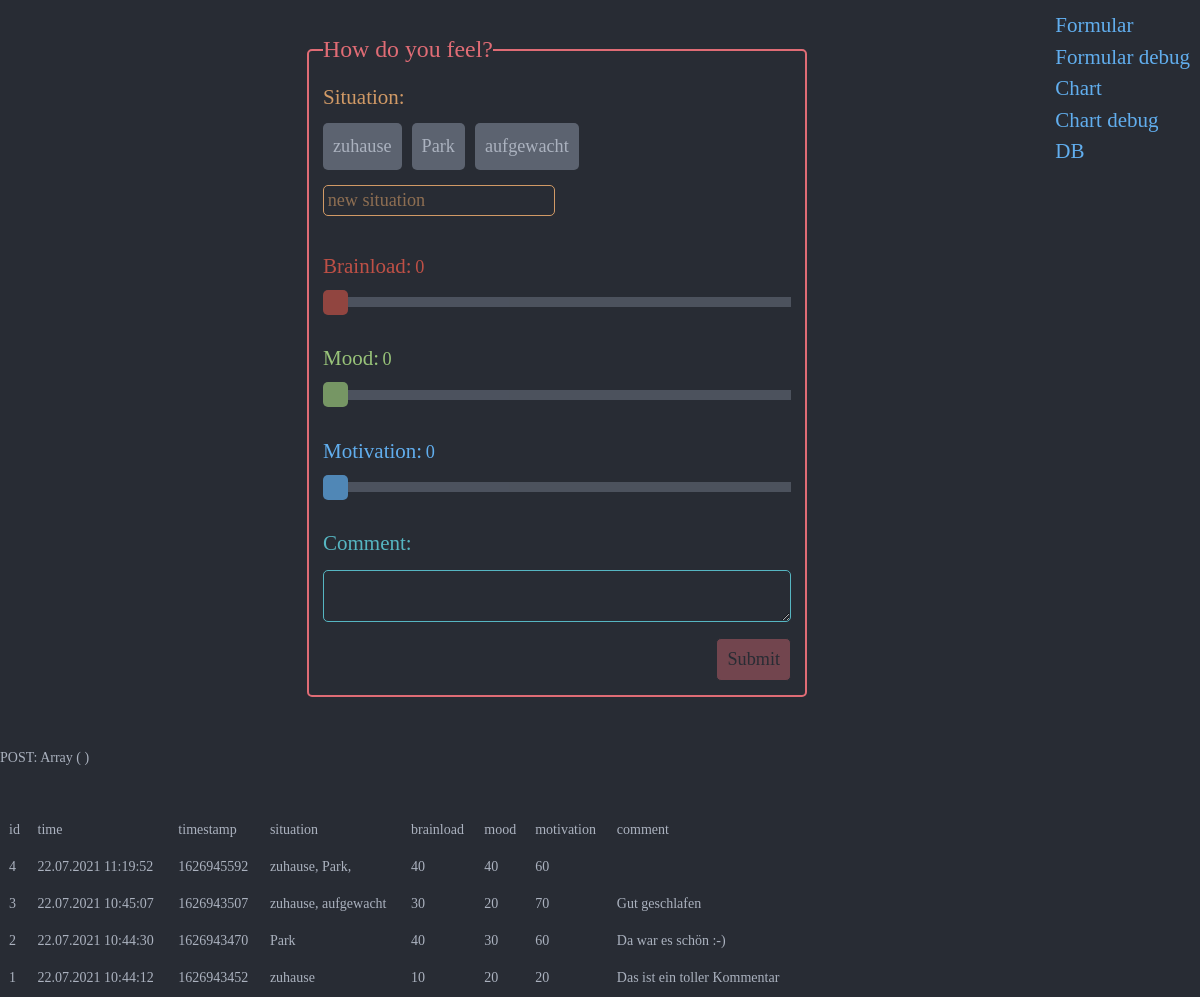
The page /error.php on the database as committed earlier.
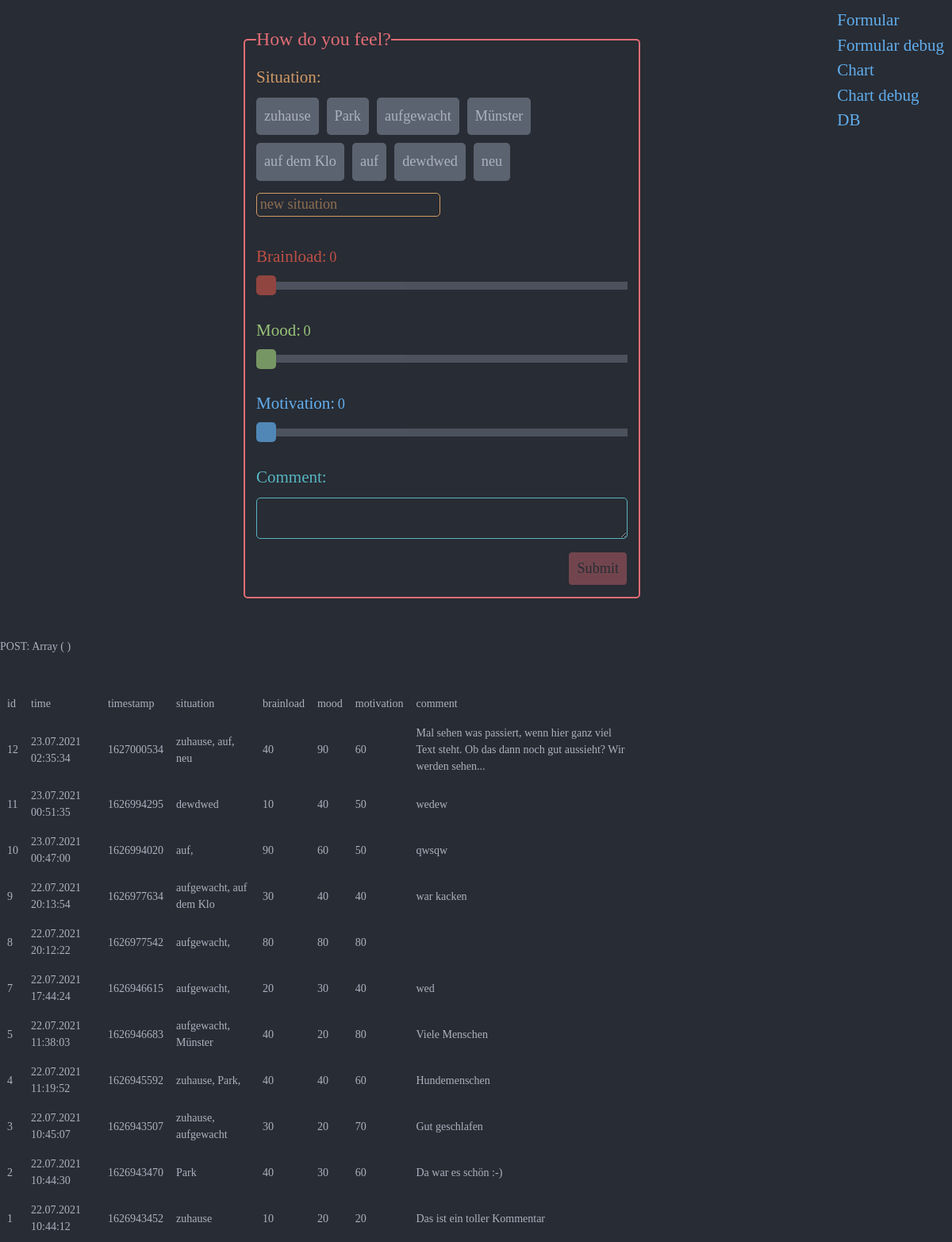
The same page on the database as committed later.
### tables this page shows
CREATE TABLE "user_1" (
  "id" INTEGER PRIMARY KEY AUTOINCREMENT NOT NULL,
  "time" DATETIME,
  "timestamp" INTEGER,
  "situation" VARCHAR,
  "brainload" INTEGER,
  "mood" INTEGER,
  "motivation" INTEGER,
  "comment" VARCHAR
);

### index.php (the view, shortened to what this page needs)
<!DOCTYPE html>
<html lang="de">
<head>
    <link rel="stylesheet" href="style.css">
</head>
<body>
    <?php
$db = new SQLite3('timestamp.sqlite', SQLITE3_OPEN_CREATE | SQLITE3_OPEN_READWRITE);
$db->query('CREATE TABLE IF NOT EXISTS "user_1" (
  "id" INTEGER PRIMARY KEY AUTOINCREMENT NOT NULL,
  "time" DATETIME,
  "timestamp" INTEGER,
  "situation" VARCHAR,
  "brainload" INTEGER,
  "mood" INTEGER,
  "motivation" INTEGER,
  "comment" VARCHAR
)');
$results= $db->query("select * from user_1");
$data= array();
while ($res= $results->fetchArray(1)){
  array_push($data, $res);
}
$situations = array();
foreach ($data as $key => $value) {
  foreach ($value as $k => $v) {
    if ($k == 'situation'){
      $situation = (explode(",",$v));
      foreach ($situation as $nr => $sit) {
        array_push($situations, trim($sit));
      }
    }
  }
}
$situations = array_filter(array_unique($situations));
if ($error){
  echo <<< HTML
  <div id=links>
    <a href="index.php">Formular</a>
    <a href="error">Formular debug</a>
    <a href="chart.php">Chart</a>
    <a href="error?e=chart">Chart debug</a>
    <a href="assets/admin.php">DB</a>
  </div>
  HTML;
}else{
  echo <<< HTML
  <div id=links>
    <a href="chart.php"><img src="assets/ChartIcon.png" alt="ChartIcon"></a>
  </div>
  HTML;
}
?>
    <div id="content">
        <form action="" method="POST" name=form autocomplete=off>
            <fieldset>
                <legend>How do you feel?</legend>
                <label class="itemLabel situation" for=situation>Situation: </label>
                <div id=SituationCheckboxes>
                    <?php
            foreach ($situations as $key => $value) {
              $id = random_int(1000,9999);
              echo "<label class=text_checkbox for=$id>$value</label>";
            }
            echo "<input type=text class=newSituation name=situations[] placeholder='new situation'>";
          ?>
                </div>
                <label class="itemLabel brainload" for=brainloadSlider>Brainload: </label>
                <div id=brainloadSliderOutput></div>
                <input type="range" min="0" max="100" value="0" step="10" class="slider brainload" id=brainloadSlider name=brainload>
                <label class="itemLabel mood" for=moodSlider>Mood: </label>
                <div id=moodSliderOutput></div>
                <input type="range" min="0" max="100" value="0" step="10" class="slider mood" id=moodSlider name=mood>
                <label class="itemLabel motivation" for=motivationSlider>Motivation: </label>
                <div id=motivationSliderOutput></div>
                <input type="range" min="0" max="100" value="0" step="10" class="slider motivation" id=motivationSlider name=motivation>
                <label class="itemLabel comment" for=comment>Comment: </label>
                <textarea name="comment" id="comment"></textarea>
                <input type="submit" id=submitButton class=button value="Submit" name="submit" disabled>
            </fieldset>
        </form>
    </div>
</body>
</html>
<?php
if (1 == $error){
  echo "<br><br><br>POST: ";
  print_r($_POST);
}
$db = new SQLite3('timestamp.sqlite', SQLITE3_OPEN_CREATE | SQLITE3_OPEN_READWRITE);
$results= $db->query("select * from user_1");
$data= array();
while ($res= $results->fetchArray(1)){
array_push($data, $res);
}
if (1 == $error){
  $data = array_reverse($data);
  echo "<table class=allData>";
  echo "<tr>";
  echo "<td>id</td>";
  echo "<td>time</td>";
  echo "<td>timestamp</td>";
  echo "<td>situation</td>";
  echo "<td>brainload</td>";
  echo "<td>mood</td>";
  echo "<td>motivation</td>";
  echo "<td>comment</td>";
  echo "</tr>";
  foreach ($data as $key => $value) {
    echo "<tr>";
    foreach ($value as $k => $v) {
      echo "<td>".$v."</td>";
    }
    echo "</tr>";
  }
  echo "</table>";
}

### error.php (shortened to what this page needs)
<?php
$error = 1;
if (isset($_GET['e']) && $_GET['e'] == "chart"){
    include 'chart.php';
}else{
    include 'index.php';
}

### style.css (style rules this page uses)
:root { --dark: #282c34; --lightgrey: #abb2bf; --grey: #818896; --darkgrey: #5c6370; --bluegreen: #56b6c2; --blue: #61aeee; --pink: #c678dd; --salomon: #e06c75; --green: #98c379; --red: #be5046; --orange: #d19a66; --yellow: #e6c07b }
body, html { height: 100vh; margin: 5px 0 0 }
body { height: 100vh; background: var(--dark); color: var(--lightgrey); font-family: LibreBaskerville_Regular,Garamond,serif; font-size: 14px; font-style: normal; line-height: 1.5 }
#links { position: absolute; top: 10px; right: 10px; font-size: 1.5em; text-decoration: none; display: grid; }
#links a { color:#61aeee; }
#content { position: relative; top: 20px; margin: auto; max-width: 600px }
::placeholder { color: var(--orange); opacity: .6 }
.button { font-family: LibreBaskerville_Regular,Garamond,serif; float:right; font-size:1.3em; border: 1px solid var(--dark); border-radius: 5px; padding: 10px 10px 10px 10px; margin-top: 10px; background: var(--salomon); color: var(--dark); text-align: center; cursor: pointer }
fieldset { max-width: 500px; padding: 1em; margin: .5em; border: 2px solid var(--salomon); border-radius: 5px }
legend { font-size: 1.7em; color: var(--salomon); }
label.itemLabel { padding-top: 30px; padding-bottom: 10px; font-size: 1.5em; display: inline-block }
label.itemLabel.situation { color: var(--orange); padding-top: 0px; padding-bottom: 0px; }
label.itemLabel.brainload { color: var(--red) }
label.itemLabel.mood { color: var(--green) }
label.itemLabel.motivation { color: var(--blue) }
label.itemLabel.comment { color: var(--bluegreen) }
.slider { -webkit-appearance: none; appearance: none; width: 100%; height: 10px; background: var(--darkgrey); outline: 0; opacity: .7; -webkit-transition: .2s; transition: opacity .2s; margin-top: 5px; border: none }
label + div { display: inline }
#brainloadSliderOutput { color: var(--red); font-size: 1.3em; }
#moodSliderOutput { color: var(--green); font-size: 1.3em; }
#motivationSliderOutput { color: var(--blue); font-size: 1.3em; }
#SituationCheckboxes { display: block; padding: 5px 0 }
input.newSituation { display: block; margin-top: 10px; font-family: LibreBaskerville_Regular,Garamond,serif; font-size: 1.3em; background-color: var(--dark); padding: .2em; color: var(--orange); border: 1px solid var(--orange); border-radius: 5px; }
label.text_checkbox { font-size: 1.3em; padding: 10px 10px 10px 10px; background-color: var(--darkgrey); color: var(--lightgrey); border-radius: 5px; cursor: pointer; transition: .2s; margin: 5px 10px 5px 0; display: inline-block }
textarea#comment { width: 100%; padding: 10px 20px 10px 10px; background-color: var(--dark); color: var(--bluegreen); border: 1px solid var(--bluegreen); border-radius: 5px }
#submitButton:disabled, #submitButton[disabled] { opacity: .4; }
table.allData { width: 100vh; overflow-x: scroll }
table.allData tr { border-bottom: 1px solid var(--grey) }
table.allData td { padding: .5em }

Rows that differ between the two databases and show on the page:
added user_1: id "12", time "23.07.2021 02:35:34", timestamp "1627000534", situation "zuhause, auf, neu", brainload "40", mood "90", motivation "60", comment "Mal sehen was passiert, wenn hier ganz viel Text steht. Ob das dann noch gut aussieht? Wir werden sehen..."
added user_1: id "11", time "23.07.2021 00:51:35", timestamp "1626994295", situation "dewdwed", brainload "10", mood "40", motivation "50", comment "wedew"
added user_1: id "10", time "23.07.2021 00:47:00", timestamp "1626994020", situation "auf,", brainload "90", mood "60", motivation "50", comment "qwsqw"
added user_1: id "9", time "22.07.2021 20:13:54", timestamp "1626977634", situation "aufgewacht, auf dem Klo", brainload "30", mood "40", motivation "40", comment "war kacken"
added user_1: id "8", time "22.07.2021 20:12:22", timestamp "1626977542", situation "aufgewacht,", brainload "80", mood "80", motivation "80"
added user_1: id "7", time "22.07.2021 17:44:24", timestamp "1626946615", situation "aufgewacht,", brainload "20", mood "30", motivation "40", comment "wed"
added user_1: id "5", time "22.07.2021 11:38:03", timestamp "1626946683", situation "aufgewacht, Münster", brainload "40", mood "20", motivation "80", comment "Viele Menschen"
Other text that changed with them:
new list line: "Münster"
new list line: "auf dem Klo"
new list line: "auf"
new list line: "dewdwed"
new list line: "neu"
new list line: "Hundemenschen"
